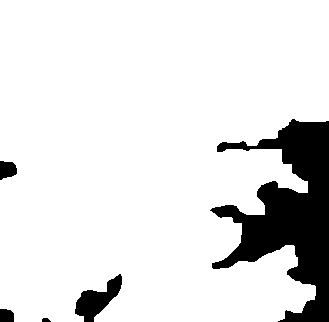
#> input picture Project_Files/MAPS/Map_originals/Ibrahim_Test/e4_d4_image.png, 329 x 322 px, found by its file name
$ python test_trim_edges.py
#> lines starting #> are read from the running program, lines starting #| are printed output that depends on the picture; after the words box and inside, x2 and y2 are one past the last pixel; in counts of white or black regions, pixels touching at a corner belong together
### Project_Files/Jasons_Functions/open_or_show_image.py
import matplotlib.pyplot as plt
import cv2

#this is pretty self explainatory: you either open or show and image
def open_image(path):
    try:
        image = cv2.imread(path, 0) # Reading an image in grayscale mode
#> image: shape (322, 329); 88.1% white; 5 black regions, box (x1, y1, x2, y2) and area: (210, 119, 329, 322) 11112, (75, 274, 122, 322) 1018, (0, 161, 17, 180) 250, (0, 309, 14, 322) 169, (42, 318, 51, 322) 29
        # print("found image at : " , path)
    except:
        print("couldn't find image at : ", path)
    return(image)

def show_image(image):
    plt.imshow(image, cmap='gray') #map the image to black and white, white representing the line
    plt.show()

### Project_Files/Jasons_Functions/skeleton_to_graph.py
import cv2
import numpy as np
from skimage.morphology import skeletonize
import sknw

from open_or_show_image import *


#Jasons skeleton to graph function, useful for extracting information about skeleton
# ------------------------------------------------------------------------
#inputs: path to skeleton of an image
#outputs: <class 'networkx.classes.graph.Graph'>
def skeleton_to_graph(path):
    """takes in path to image , note needs to be black background white foreground ,
    :param path: path to image
    :type path: string

    :rtype: graph
    :return: a graph of the skeleton with
    """

    try: img = open_image(path)# get img
    except : print("\n\ncan't find that image at", path,"\n\n")
    img = (255-img)
    img = img > 127 #make bool
    ske = skeletonize(~img).astype(np.uint16) # this just changes data type and SHOULDNT change skeleton shape
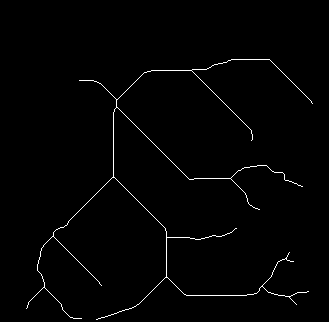
#> ske: shape (322, 329) uint16; values 0 (black) and 1 (white), 1.2% white in thin lines or dots, all inside (x1, y1, x2, y2) = (26, 59, 313, 320)
#> (the run stopped early here; a loop or call above may not have finished)
